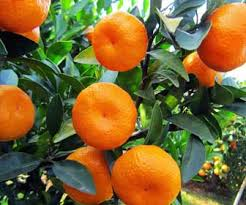
%> input picture pre_process/citrus_3.jpeg, 246 x 205 px
$ octave featureExtraction.m   (GNU Octave 9; MATLAB toolbox functions it lacks are replaced by stand-ins)
%> lines starting %> are read from the running program, lines starting %| are printed output that depends on the picture
%%
clear;
citrus=imread('citrus_3.jpeg');
%> citrus is the input picture: size 205x246x3 uint8; mean R, G, B 123.8, 102.1, 52
citrusGray=rgb2gray(citrus);
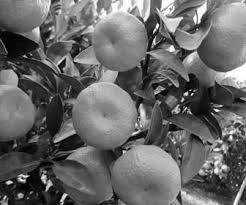
%> citrusGray: size 205x246 uint8; min 0, max 255, mean 102.9
figure;imshow(citrus);
%% Extract of Intensity and Color Features
citrusHSV=rgb2hsv(citrus);
%> citrusHSV: size 205x246x3 double; mean H, S, V 0.247, 0.618, 0.555
colorFeature1=citrusHSV(:,:,1);
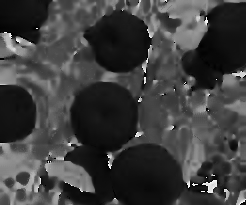
%> colorFeature1: size 205x246 double; min 0, max 0.997, mean 0.247
colorFeature2=citrusHSV(:,:,2);
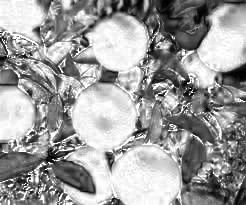
%> colorFeature2: size 205x246 double; min 0, max 1, mean 0.618
intensityFeature=citrusHSV(:,:,3);
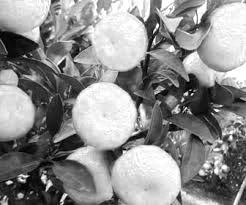
%> intensityFeature: size 205x246 double; min 0, max 1, mean 0.555

figure;
subplot(3,1,1); imshow(colorFeature1);title('color Feature 1');
subplot(3,1,2); imshow(colorFeature2);title('color Feature 2');
subplot(3,1,3); imshow(intensityFeature);title('intensity Feature');

%% Extract of Orientation Features
wavelength = 4;
orientation = 0; %0 45 90 135
%> (the run ends here)

$ run again, with pre_process/citrus_2.jpeg copied over pre_process/citrus_3.jpeg
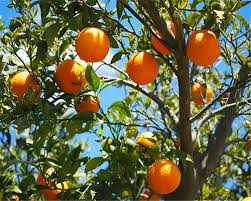
%> input picture pre_process/citrus_2.jpeg, 251 x 201 px
%> citrus is the input picture: size 201x251x3 uint8; mean R, G, B 102.9, 103.1, 70
%> citrusHSV: size 201x251x3 double; mean H, S, V 0.247, 0.558, 0.471
%> `colorFeature2=citrusHSV(:,:,2);`:
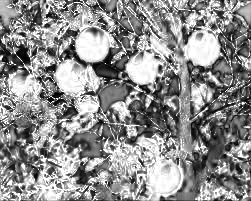
%> colorFeature2: size 201x251 double; min 0, max 1, mean 0.558
%> `intensityFeature=citrusHSV(:,:,3);`:
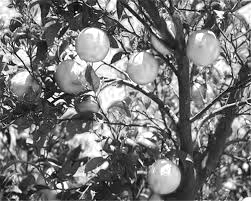
%> intensityFeature: size 201x251 double; min 0.00392, max 1, mean 0.471
